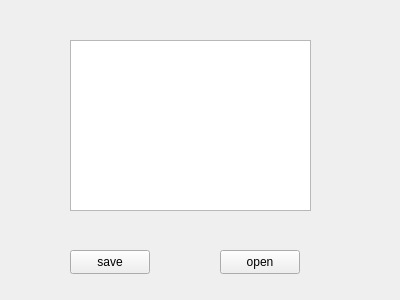
<?xml version="1.0" encoding="UTF-8"?>
<ui version="4.0">
 <class>TextNoteForm</class>
 <widget class="QWidget" name="TextNoteForm">
  <property name="geometry">
   <rect>
    <x>0</x>
    <y>0</y>
    <width>400</width>
    <height>300</height>
   </rect>
  </property>
  <property name="windowTitle">
   <string>Form</string>
  </property>
  <widget class="QPlainTextEdit" name="plainTextEdit">
   <property name="geometry">
    <rect>
     <x>70</x>
     <y>40</y>
     <width>241</width>
     <height>171</height>
    </rect>
   </property>
  </widget>
  <widget class="QPushButton" name="pushButton">
   <property name="geometry">
    <rect>
     <x>70</x>
     <y>250</y>
     <width>80</width>
     <height>24</height>
    </rect>
   </property>
   <property name="text">
    <string>save</string>
   </property>
  </widget>
  <widget class="QPushButton" name="pushButton_2">
   <property name="geometry">
    <rect>
     <x>220</x>
     <y>250</y>
     <width>80</width>
     <height>24</height>
    </rect>
   </property>
   <property name="text">
    <string>open</string>
   </property>
  </widget>
 </widget>
 <resources/>
 <connections/>
</ui>
